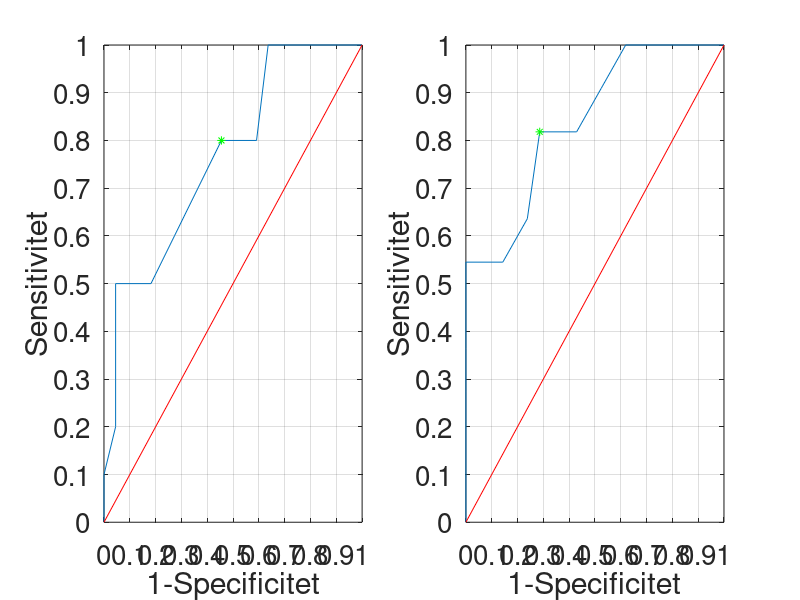

Recreate this plot in MATLAB.


XL = [0, 0, 0.045, 0.045, 0.045, 0.182, 0.273, 0.364, 0.455, 0.591, 0.636, 0.909, 1];
YL = [0, 0.1, 0.2, 0.3, 0.5, 0.5, 0.6, 0.7, 0.8, 0.8 , 1, 1, 1];

X_posL = 0.045;
Y_posL = 0.5;

X_posLL = 0.455;
Y_posLL=0.8;

DiaX = [0 1];
DiaY = [0 1];

X = [0, 0, 0, 0, 0, 0.143, 0.238, 0.286, 0.429, 0.524, 0.619, 0.905, 1];
Y = [0, 0.091, 0.273, 0.364, 0.545, 0.545, 0.636, 0.818, 0.818, 0.909 , 1, 1, 1];

X_pos = 0.286;
Y_pos = 0.818;


figure
subplot(1,2,1)
plot(XL,YL)
line(DiaX, DiaY, 'Color','red')
hold on
plot(X_posLL,Y_posLL,'g*')
xlim([0 1])
ylim([0 1])
set(gca, 'XTick', (0:0.1:1))
set(gca, 'YTick', (0:0.1:1))
grid on
set(gca,'fontsize',20)
ylabel('Sensitivitet')
xlabel('1-Specificitet')
hold on
subplot(1,2,2)
plot(X, Y)
line(DiaX, DiaY, 'Color','red')
hold on
plot(X_pos,Y_pos,'g*')
xlim([0 1])
ylim([0 1])
set(gca, 'XTick', (0:0.1:1))
set(gca, 'YTick', (0:0.1:1))
grid on
set(gca,'fontsize',20)
ylabel('Sensitivitet')
xlabel('1-Specificitet')
